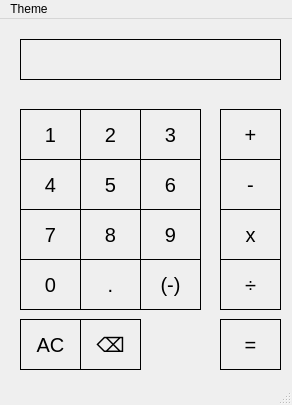
<?xml version="1.0" encoding="UTF-8"?>
<ui version="4.0">
 <class>Calculator</class>
 <widget class="QMainWindow" name="Calculator">
  <property name="geometry">
   <rect>
    <x>0</x>
    <y>0</y>
    <width>292</width>
    <height>405</height>
   </rect>
  </property>
  <property name="windowTitle">
   <string>Calculator</string>
  </property>
  <property name="styleSheet">
   <string notr="true">QPushButton
{
	border:1px solid #000000;
	font-size: 20px;
}</string>
  </property>
  <widget class="QWidget" name="centralwidget">
   <widget class="QPushButton" name="one_button">
    <property name="geometry">
     <rect>
      <x>20</x>
      <y>90</y>
      <width>61</width>
      <height>51</height>
     </rect>
    </property>
    <property name="font">
     <font>
      <family>.AppleSystemUIFont</family>
      <pointsize>-1</pointsize>
     </font>
    </property>
    <property name="autoFillBackground">
     <bool>false</bool>
    </property>
    <property name="text">
     <string>1</string>
    </property>
    <property name="flat">
     <bool>true</bool>
    </property>
   </widget>
   <widget class="QPushButton" name="two_button">
    <property name="geometry">
     <rect>
      <x>80</x>
      <y>90</y>
      <width>61</width>
      <height>51</height>
     </rect>
    </property>
    <property name="font">
     <font>
      <family>.AppleSystemUIFont</family>
      <pointsize>-1</pointsize>
     </font>
    </property>
    <property name="autoFillBackground">
     <bool>false</bool>
    </property>
    <property name="text">
     <string>2</string>
    </property>
    <property name="flat">
     <bool>true</bool>
    </property>
   </widget>
   <widget class="QPushButton" name="three_button">
    <property name="geometry">
     <rect>
      <x>140</x>
      <y>90</y>
      <width>61</width>
      <height>51</height>
     </rect>
    </property>
    <property name="font">
     <font>
      <family>.AppleSystemUIFont</family>
      <pointsize>-1</pointsize>
     </font>
    </property>
    <property name="autoFillBackground">
     <bool>false</bool>
    </property>
    <property name="text">
     <string>3</string>
    </property>
    <property name="flat">
     <bool>true</bool>
    </property>
   </widget>
   <widget class="QPushButton" name="four_button">
    <property name="geometry">
     <rect>
      <x>20</x>
      <y>140</y>
      <width>61</width>
      <height>51</height>
     </rect>
    </property>
    <property name="font">
     <font>
      <family>.AppleSystemUIFont</family>
      <pointsize>-1</pointsize>
     </font>
    </property>
    <property name="autoFillBackground">
     <bool>false</bool>
    </property>
    <property name="text">
     <string>4</string>
    </property>
    <property name="flat">
     <bool>true</bool>
    </property>
   </widget>
   <widget class="QPushButton" name="five_button">
    <property name="geometry">
     <rect>
      <x>80</x>
      <y>140</y>
      <width>61</width>
      <height>51</height>
     </rect>
    </property>
    <property name="font">
     <font>
      <family>.AppleSystemUIFont</family>
      <pointsize>-1</pointsize>
     </font>
    </property>
    <property name="autoFillBackground">
     <bool>false</bool>
    </property>
    <property name="text">
     <string>5</string>
    </property>
    <property name="flat">
     <bool>true</bool>
    </property>
   </widget>
   <widget class="QPushButton" name="seven_button">
    <property name="geometry">
     <rect>
      <x>20</x>
      <y>190</y>
      <width>61</width>
      <height>51</height>
     </rect>
    </property>
    <property name="font">
     <font>
      <family>.AppleSystemUIFont</family>
      <pointsize>-1</pointsize>
     </font>
    </property>
    <property name="autoFillBackground">
     <bool>false</bool>
    </property>
    <property name="text">
     <string>7</string>
    </property>
    <property name="flat">
     <bool>true</bool>
    </property>
   </widget>
   <widget class="QPushButton" name="six_button">
    <property name="geometry">
     <rect>
      <x>140</x>
      <y>140</y>
      <width>61</width>
      <height>51</height>
     </rect>
    </property>
    <property name="font">
     <font>
      <family>.AppleSystemUIFont</family>
      <pointsize>-1</pointsize>
     </font>
    </property>
    <property name="autoFillBackground">
     <bool>false</bool>
    </property>
    <property name="text">
     <string>6</string>
    </property>
    <property name="flat">
     <bool>true</bool>
    </property>
   </widget>
   <widget class="QPushButton" name="eight_button">
    <property name="geometry">
     <rect>
      <x>80</x>
      <y>190</y>
      <width>61</width>
      <height>51</height>
     </rect>
    </property>
    <property name="font">
     <font>
      <family>.AppleSystemUIFont</family>
      <pointsize>-1</pointsize>
     </font>
    </property>
    <property name="autoFillBackground">
     <bool>false</bool>
    </property>
    <property name="text">
     <string>8</string>
    </property>
    <property name="flat">
     <bool>true</bool>
    </property>
   </widget>
   <widget class="QPushButton" name="zero_button">
    <property name="geometry">
     <rect>
      <x>20</x>
      <y>240</y>
      <width>61</width>
      <height>51</height>
     </rect>
    </property>
    <property name="font">
     <font>
      <family>.AppleSystemUIFont</family>
      <pointsize>-1</pointsize>
     </font>
    </property>
    <property name="autoFillBackground">
     <bool>false</bool>
    </property>
    <property name="text">
     <string>0</string>
    </property>
    <property name="flat">
     <bool>true</bool>
    </property>
   </widget>
   <widget class="QPushButton" name="nine_button">
    <property name="geometry">
     <rect>
      <x>140</x>
      <y>190</y>
      <width>61</width>
      <height>51</height>
     </rect>
    </property>
    <property name="font">
     <font>
      <family>.AppleSystemUIFont</family>
      <pointsize>-1</pointsize>
     </font>
    </property>
    <property name="autoFillBackground">
     <bool>false</bool>
    </property>
    <property name="text">
     <string>9</string>
    </property>
    <property name="flat">
     <bool>true</bool>
    </property>
   </widget>
   <widget class="QPushButton" name="decimal_button">
    <property name="geometry">
     <rect>
      <x>80</x>
      <y>240</y>
      <width>61</width>
      <height>51</height>
     </rect>
    </property>
    <property name="font">
     <font>
      <family>.AppleSystemUIFont</family>
      <pointsize>-1</pointsize>
     </font>
    </property>
    <property name="autoFillBackground">
     <bool>false</bool>
    </property>
    <property name="text">
     <string>.</string>
    </property>
    <property name="flat">
     <bool>true</bool>
    </property>
   </widget>
   <widget class="QPushButton" name="changesign_button">
    <property name="geometry">
     <rect>
      <x>140</x>
      <y>240</y>
      <width>61</width>
      <height>51</height>
     </rect>
    </property>
    <property name="font">
     <font>
      <family>.AppleSystemUIFont</family>
      <pointsize>-1</pointsize>
     </font>
    </property>
    <property name="autoFillBackground">
     <bool>false</bool>
    </property>
    <property name="text">
     <string>(-)</string>
    </property>
    <property name="flat">
     <bool>true</bool>
    </property>
   </widget>
   <widget class="QPushButton" name="enter_button">
    <property name="geometry">
     <rect>
      <x>220</x>
      <y>300</y>
      <width>61</width>
      <height>51</height>
     </rect>
    </property>
    <property name="font">
     <font>
      <family>.AppleSystemUIFont</family>
      <pointsize>-1</pointsize>
     </font>
    </property>
    <property name="autoFillBackground">
     <bool>false</bool>
    </property>
    <property name="text">
     <string>=</string>
    </property>
    <property name="flat">
     <bool>true</bool>
    </property>
   </widget>
   <widget class="QPushButton" name="mult_button">
    <property name="geometry">
     <rect>
      <x>220</x>
      <y>190</y>
      <width>61</width>
      <height>51</height>
     </rect>
    </property>
    <property name="font">
     <font>
      <family>.AppleSystemUIFont</family>
      <pointsize>-1</pointsize>
     </font>
    </property>
    <property name="autoFillBackground">
     <bool>false</bool>
    </property>
    <property name="text">
     <string>x</string>
    </property>
    <property name="flat">
     <bool>true</bool>
    </property>
   </widget>
   <widget class="QPushButton" name="div_button">
    <property name="geometry">
     <rect>
      <x>220</x>
      <y>240</y>
      <width>61</width>
      <height>51</height>
     </rect>
    </property>
    <property name="font">
     <font>
      <family>.AppleSystemUIFont</family>
      <pointsize>-1</pointsize>
     </font>
    </property>
    <property name="autoFillBackground">
     <bool>false</bool>
    </property>
    <property name="text">
     <string>÷</string>
    </property>
    <property name="flat">
     <bool>true</bool>
    </property>
   </widget>
   <widget class="QPushButton" name="minu_button">
    <property name="geometry">
     <rect>
      <x>220</x>
      <y>140</y>
      <width>61</width>
      <height>51</height>
     </rect>
    </property>
    <property name="font">
     <font>
      <family>.AppleSystemUIFont</family>
      <pointsize>-1</pointsize>
     </font>
    </property>
    <property name="autoFillBackground">
     <bool>false</bool>
    </property>
    <property name="text">
     <string>-</string>
    </property>
    <property name="flat">
     <bool>true</bool>
    </property>
   </widget>
   <widget class="QPushButton" name="plus_button">
    <property name="geometry">
     <rect>
      <x>220</x>
      <y>90</y>
      <width>61</width>
      <height>51</height>
     </rect>
    </property>
    <property name="font">
     <font>
      <family>.AppleSystemUIFont</family>
      <pointsize>-1</pointsize>
     </font>
    </property>
    <property name="autoFillBackground">
     <bool>false</bool>
    </property>
    <property name="text">
     <string>+</string>
    </property>
    <property name="flat">
     <bool>true</bool>
    </property>
   </widget>
   <widget class="QPushButton" name="clear_button">
    <property name="geometry">
     <rect>
      <x>20</x>
      <y>300</y>
      <width>61</width>
      <height>51</height>
     </rect>
    </property>
    <property name="font">
     <font>
      <family>.AppleSystemUIFont</family>
      <pointsize>-1</pointsize>
     </font>
    </property>
    <property name="autoFillBackground">
     <bool>false</bool>
    </property>
    <property name="text">
     <string>AC</string>
    </property>
    <property name="flat">
     <bool>true</bool>
    </property>
   </widget>
   <widget class="QPushButton" name="delete_button">
    <property name="geometry">
     <rect>
      <x>80</x>
      <y>300</y>
      <width>61</width>
      <height>51</height>
     </rect>
    </property>
    <property name="font">
     <font>
      <family>.AppleSystemUIFont</family>
      <pointsize>-1</pointsize>
     </font>
    </property>
    <property name="autoFillBackground">
     <bool>false</bool>
    </property>
    <property name="text">
     <string>⌫</string>
    </property>
    <property name="flat">
     <bool>true</bool>
    </property>
   </widget>
   <widget class="QLabel" name="calc_input">
    <property name="geometry">
     <rect>
      <x>20</x>
      <y>20</y>
      <width>261</width>
      <height>41</height>
     </rect>
    </property>
    <property name="font">
     <font>
      <pointsize>12</pointsize>
     </font>
    </property>
    <property name="frameShape">
     <enum>QFrame::Box</enum>
    </property>
    <property name="frameShadow">
     <enum>QFrame::Plain</enum>
    </property>
    <property name="text">
     <string/>
    </property>
    <property name="alignment">
     <set>Qt::AlignRight|Qt::AlignTrailing|Qt::AlignVCenter</set>
    </property>
   </widget>
   <zorder>calc_input</zorder>
   <zorder>one_button</zorder>
   <zorder>two_button</zorder>
   <zorder>three_button</zorder>
   <zorder>four_button</zorder>
   <zorder>five_button</zorder>
   <zorder>seven_button</zorder>
   <zorder>six_button</zorder>
   <zorder>eight_button</zorder>
   <zorder>zero_button</zorder>
   <zorder>nine_button</zorder>
   <zorder>decimal_button</zorder>
   <zorder>changesign_button</zorder>
   <zorder>enter_button</zorder>
   <zorder>mult_button</zorder>
   <zorder>div_button</zorder>
   <zorder>minu_button</zorder>
   <zorder>plus_button</zorder>
   <zorder>clear_button</zorder>
   <zorder>delete_button</zorder>
  </widget>
  <widget class="QStatusBar" name="statusbar"/>
  <widget class="QMenuBar" name="menubar">
   <property name="geometry">
    <rect>
     <x>0</x>
     <y>0</y>
     <width>292</width>
     <height>22</height>
    </rect>
   </property>
   <widget class="QMenu" name="menuTheme">
    <property name="title">
     <string>Theme</string>
    </property>
    <widget class="QMenu" name="menuLight">
     <property name="title">
      <string>Light</string>
     </property>
     <addaction name="actionPastelWinter_Blues"/>
     <addaction name="actionPastel_Galaxy_Purple"/>
     <addaction name="actionUnicorn_Candy"/>
    </widget>
    <widget class="QMenu" name="menuDark">
     <property name="title">
      <string>Dark</string>
     </property>
     <addaction name="actionDarkening_Storm_3"/>
     <addaction name="actionSteampunk_d"/>
     <addaction name="actionNighttime_Forest_Mysteries"/>
     <addaction name="actionFantasy_Forest"/>
    </widget>
    <widget class="QMenu" name="menuVibrant">
     <property name="title">
      <string>Vibrant</string>
     </property>
     <addaction name="actionNeon"/>
     <addaction name="actionUnderwater"/>
     <addaction name="actionVibrant_and_Elegant"/>
    </widget>
    <widget class="QMenu" name="menuMetallic">
     <property name="title">
      <string>Metallic</string>
     </property>
     <addaction name="actionCopper_Rose_Gold"/>
     <addaction name="actionGold"/>
     <addaction name="actionBronze_Copper"/>
    </widget>
    <addaction name="menuLight"/>
    <addaction name="menuDark"/>
    <addaction name="menuVibrant"/>
    <addaction name="menuMetallic"/>
   </widget>
   <addaction name="menuTheme"/>
  </widget>
  <action name="actionSteampunk">
   <property name="text">
    <string>Steampunk</string>
   </property>
  </action>
  <action name="actionPastelWinter_Blues">
   <property name="text">
    <string>Pastel Winter Blues</string>
   </property>
  </action>
  <action name="actionDarkening_Storm_3">
   <property name="text">
    <string>Darkening Storm</string>
   </property>
  </action>
  <action name="actionSteampunk_d">
   <property name="text">
    <string>Steampunk'd</string>
   </property>
  </action>
  <action name="actionNeon">
   <property name="text">
    <string>Neon</string>
   </property>
  </action>
  <action name="actionPastel_Galaxy_Purple">
   <property name="text">
    <string>Pastel Galaxy Purple</string>
   </property>
  </action>
  <action name="actionCopper_Rose_Gold">
   <property name="text">
    <string>Copper / Rose Gold</string>
   </property>
  </action>
  <action name="actionGold">
   <property name="text">
    <string>Gold</string>
   </property>
  </action>
  <action name="actionBronze_Copper">
   <property name="text">
    <string>Bronze</string>
   </property>
  </action>
  <action name="actionUnicorn_Candy">
   <property name="text">
    <string>Unicorn Candy</string>
   </property>
  </action>
  <action name="actionUnderwater">
   <property name="text">
    <string>Underwater</string>
   </property>
  </action>
  <action name="actionVibrant_and_Elegant">
   <property name="text">
    <string>Vibrant and Elegant</string>
   </property>
  </action>
  <action name="actionNighttime_Forest_Mysteries">
   <property name="text">
    <string>Nighttime Forest Mysteries</string>
   </property>
  </action>
  <action name="actionFantasy_Forest">
   <property name="text">
    <string>Fantasy Forest</string>
   </property>
  </action>
 </widget>
 <resources/>
 <connections/>
</ui>
